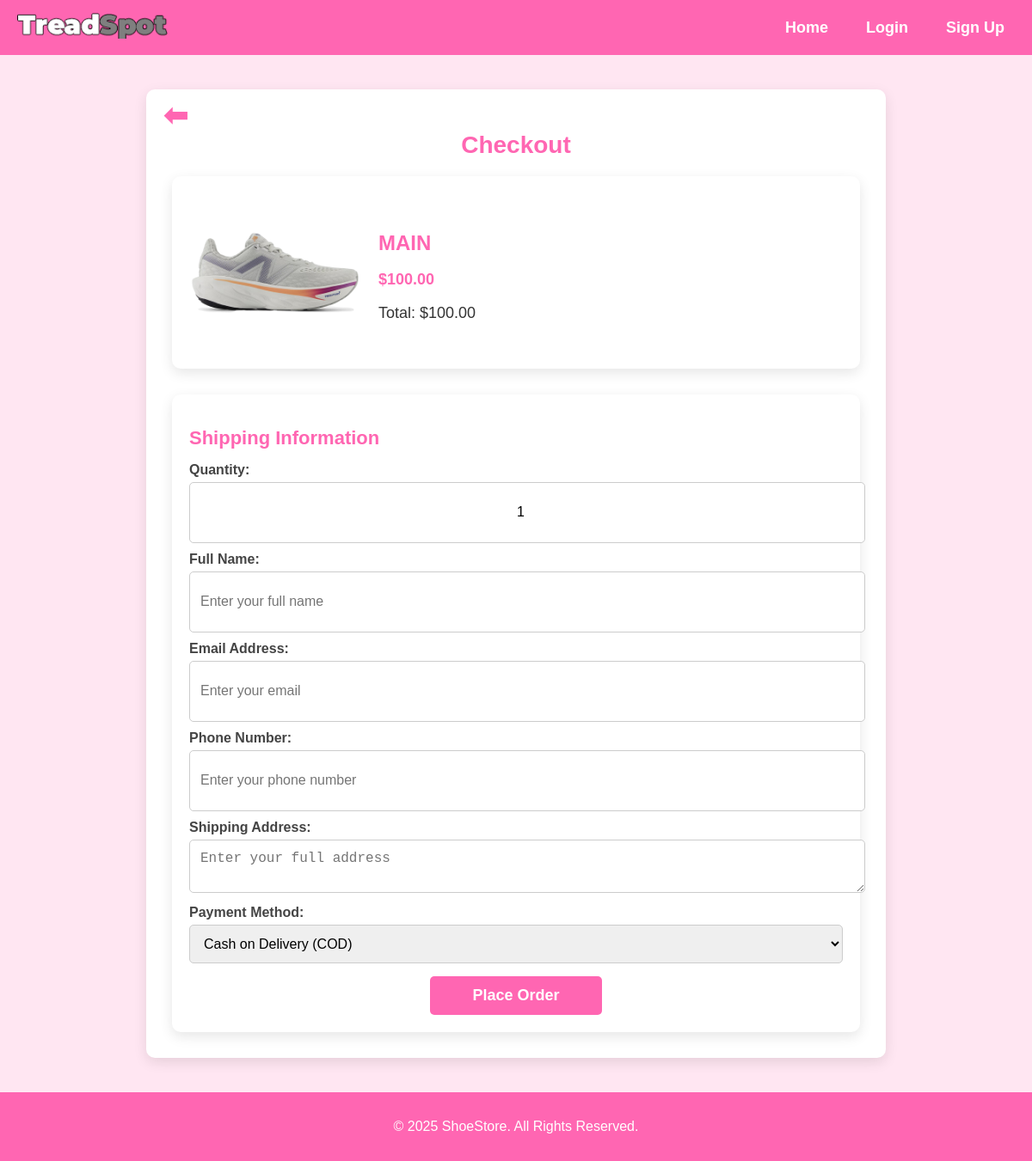
The page /user/buy.php?id=27 on the database its author committed.
### tables this page shows
CREATE TABLE `products` (
  `id` int(11) NOT NULL,
  `name` varchar(255) NOT NULL,
  `description` text NOT NULL,
  `price` decimal(10,2) NOT NULL,
  `image` varchar(255) NOT NULL,
  `created_at` timestamp NOT NULL DEFAULT current_timestamp()
);

### user/buy.php (the view, shortened to what this page needs)
<?php
include '../config/config.php';
$product_id = $_GET['id'];
$sql = "SELECT * FROM products WHERE id = ?";
$stmt = $conn->prepare($sql);
$stmt->bind_param("i", $product_id);
$stmt->execute();
$result = $stmt->get_result();
$product = $result->fetch_assoc();
?>
<!DOCTYPE html>
<html lang="en">
<head>
    <link rel="stylesheet" href="user_styles/buy_style.css">
</head>
<body>
    <?php include 'user_includes/navbar.php'; ?>
    <div class="checkout-container">
        <a href="index.php" class="back-btn">⬅</a>
        <h1>Checkout</h1>
        <div class="product-summary">
            <img src="../uploads/<?php echo htmlspecialchars($product['image']); ?>" alt="<?php echo htmlspecialchars($product['name']); ?>">
            <div class="product-info">
                <h2><?php echo htmlspecialchars($product['name']); ?></h2>
                <p class="price">$<?php echo number_format($product['price'], 2); ?></p>
                <p class="total-price">Total: $<span id="total"><?php echo number_format($product['price'], 2); ?></span></p>
            </div>
        </div>
        <div class="checkout-form">
            <h2>Shipping Information</h2>
            <form action="process_order.php" method="POST">
                <label>Quantity:</label>
                <input type="number" id="quantity" name="quantity" value="1" min="1" required>
                <label>Full Name:</label>
                <input type="text" name="full_name" required placeholder="Enter your full name">
                <label>Email Address:</label>
                <input type="email" name="email" required placeholder="Enter your email">
                <label>Phone Number:</label>
                <input type="tel" name="phone" required placeholder="Enter your phone number">
                <label>Shipping Address:</label>
                <textarea name="address" required placeholder="Enter your full address"></textarea>
                <label>Payment Method:</label>
                <select name="payment_method" required>
                    <option value="COD">Cash on Delivery (COD)</option>
                </select>
                <button type="submit" class="checkout-btn">Place Order</button>
            </form>
        </div>
    </div>
    <?php include 'user_includes/footer.php'; ?>
</body>
</html>

### user/user_styles/buy_style.css (style rules this page uses)
body { font-family: 'Poppins', sans-serif; margin: 0; padding: 0; background-color: #ffe6f2; color: #333; display: flex; flex-direction: column; min-height: 100vh; }
.checkout-container { position: relative; width: 90%; max-width: 800px; margin: 40px auto; padding: 30px; background: white; border-radius: 10px; box-shadow: 0 5px 15px rgba(0, 0, 0, 0.1); }
.checkout-container h1 { text-align: center; color: #ff66b2; font-size: 28px; margin-bottom: 20px; }
.product-summary { display: flex; align-items: center; gap: 20px; padding: 20px; background: #fff; border-radius: 10px; box-shadow: 0 5px 15px rgba(0, 0, 0, 0.1); }
.product-summary img { width: 100%; max-width: 200px; border-radius: 10px; }
.product-info { flex: 1; }
.product-info h2 { color: #ff66b2; font-size: 24px; margin-bottom: 10px; }
.product-info p { font-size: 18px; margin-bottom: 10px; }
.price { font-size: 22px; font-weight: bold; color: #ff66b2; }
input[type="number"] { width: 60px; padding: 8px; text-align: center; font-size: 16px; border: 1px solid #ccc; border-radius: 5px; }
.checkout-form { margin-top: 30px; padding: 20px; background: white; border-radius: 10px; box-shadow: 0 5px 15px rgba(0, 0, 0, 0.1); }
.checkout-form h2 { color: #ff66b2; font-size: 22px; margin-bottom: 15px; }
.checkout-form label { font-weight: bold; display: block; margin-top: 10px; color: #444; }
.checkout-form input, .checkout-form textarea, .checkout-form select { width: 100%; padding: 12px; margin-top: 5px; border: 1px solid #ccc; border-radius: 5px; font-size: 16px; }
.checkout-form input { height: 45px; }
.checkout-btn { width: 100%; max-width: 200px; padding: 12px; margin-top: 15px; background-color: #ff66b2; border: none; color: white; font-size: 18px; font-weight: bold; border-radius: 5px; cursor: pointer; transition: 0.3s; display: block; text-align: center; margin-left: auto; margin-right: auto; }
.back-btn { position: absolute; top: 10px; left: 20px; font-size: 34px; color: #ff66b2; text-decoration: none; font-weight: bold; transition: 0.3s; }

### rows shown on the page
products: image (picture), name "MAIN", price "100.00"
